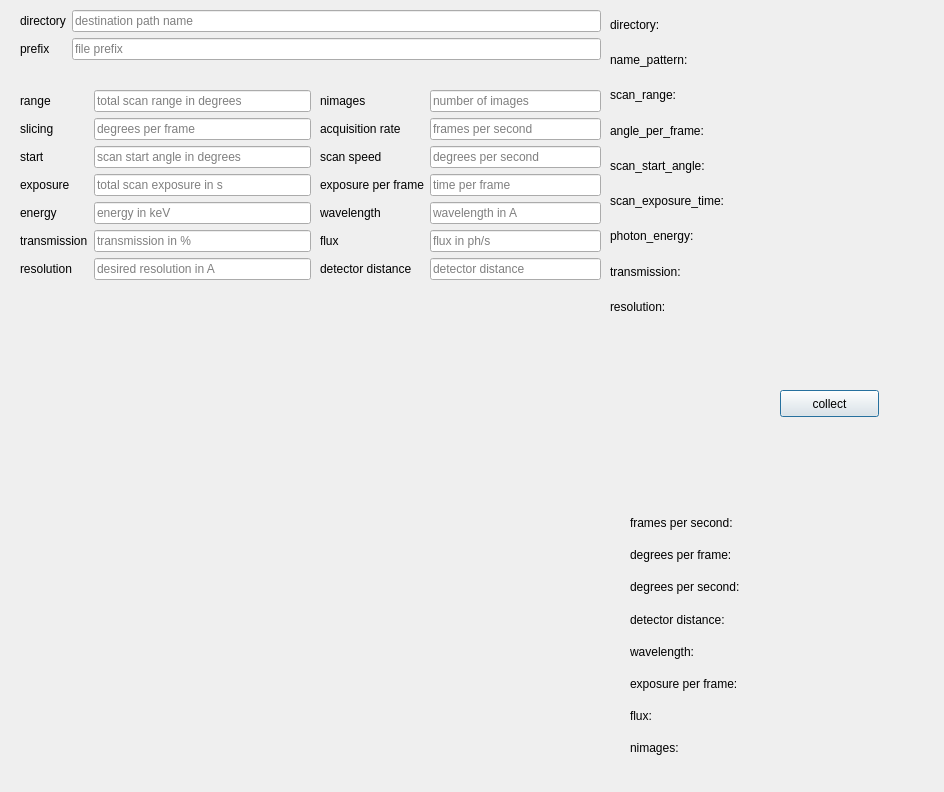
<?xml version="1.0" encoding="UTF-8"?>
<ui version="4.0">
 <class>Collect</class>
 <widget class="QDialog" name="Collect">
  <property name="geometry">
   <rect>
    <x>0</x>
    <y>0</y>
    <width>944</width>
    <height>792</height>
   </rect>
  </property>
  <property name="windowTitle">
   <string>Collect</string>
  </property>
  <property name="toolTip">
   <string/>
  </property>
  <widget class="QWidget" name="formLayoutWidget">
   <property name="geometry">
    <rect>
     <x>20</x>
     <y>90</y>
     <width>291</width>
     <height>241</height>
    </rect>
   </property>
   <layout class="QFormLayout" name="primary_input">
    <property name="sizeConstraint">
     <enum>QLayout::SetNoConstraint</enum>
    </property>
    <property name="fieldGrowthPolicy">
     <enum>QFormLayout::AllNonFixedFieldsGrow</enum>
    </property>
    <item row="1" column="0">
     <widget class="QLabel" name="rangeLabel">
      <property name="text">
       <string>range</string>
      </property>
     </widget>
    </item>
    <item row="1" column="1">
     <widget class="QLineEdit" name="rangeLineEdit">
      <property name="toolTip">
       <string>total scan range</string>
      </property>
      <property name="statusTip">
       <string>Set the total scan range in degrees</string>
      </property>
      <property name="placeholderText">
       <string>total scan range in degrees</string>
      </property>
     </widget>
    </item>
    <item row="2" column="0">
     <widget class="QLabel" name="slicingLabel">
      <property name="text">
       <string>slicing</string>
      </property>
     </widget>
    </item>
    <item row="2" column="1">
     <widget class="QLineEdit" name="slicingLineEdit">
      <property name="toolTip">
       <string>oscillation per frame</string>
      </property>
      <property name="statusTip">
       <string>Set the slicing -- degrees per frame</string>
      </property>
      <property name="placeholderText">
       <string>degrees per frame</string>
      </property>
     </widget>
    </item>
    <item row="3" column="0">
     <widget class="QLabel" name="startLabel">
      <property name="text">
       <string>start</string>
      </property>
     </widget>
    </item>
    <item row="3" column="1">
     <widget class="QLineEdit" name="startLineEdit">
      <property name="toolTip">
       <string>scan start angle</string>
      </property>
      <property name="statusTip">
       <string>Set the scan start angle</string>
      </property>
      <property name="placeholderText">
       <string>scan start angle in degrees</string>
      </property>
     </widget>
    </item>
    <item row="4" column="0">
     <widget class="QLabel" name="exposureLabel">
      <property name="text">
       <string>exposure</string>
      </property>
     </widget>
    </item>
    <item row="4" column="1">
     <widget class="QLineEdit" name="exposureLineEdit">
      <property name="toolTip">
       <string>total exposure time in s</string>
      </property>
      <property name="statusTip">
       <string>Set the scan exposure time in seconds</string>
      </property>
      <property name="placeholderText">
       <string>total scan exposure in s</string>
      </property>
     </widget>
    </item>
    <item row="5" column="0">
     <widget class="QLabel" name="energyLabel">
      <property name="text">
       <string>energy</string>
      </property>
     </widget>
    </item>
    <item row="5" column="1">
     <widget class="QLineEdit" name="energyLineEdit">
      <property name="toolTip">
       <string>photon energy in keV</string>
      </property>
      <property name="statusTip">
       <string>Set the photon energy in keV</string>
      </property>
      <property name="placeholderText">
       <string>energy in keV</string>
      </property>
     </widget>
    </item>
    <item row="6" column="0">
     <widget class="QLabel" name="transmissionLabel">
      <property name="text">
       <string>transmission</string>
      </property>
     </widget>
    </item>
    <item row="6" column="1">
     <widget class="QLineEdit" name="transmissionLineEdit">
      <property name="toolTip">
       <string>set transmission</string>
      </property>
      <property name="statusTip">
       <string>Set transmission in % of maximum flux</string>
      </property>
      <property name="placeholderText">
       <string>transmission in %</string>
      </property>
     </widget>
    </item>
    <item row="7" column="0">
     <widget class="QLabel" name="resolutionLabel">
      <property name="text">
       <string>resolution</string>
      </property>
     </widget>
    </item>
    <item row="7" column="1">
     <widget class="QLineEdit" name="resolutionLineEdit">
      <property name="toolTip">
       <string>set resolution</string>
      </property>
      <property name="statusTip">
       <string>Set the desired resolution in Angrstroems</string>
      </property>
      <property name="placeholderText">
       <string>desired resolution in A</string>
      </property>
     </widget>
    </item>
   </layout>
  </widget>
  <widget class="QPushButton" name="button_collect">
   <property name="geometry">
    <rect>
     <x>780</x>
     <y>390</y>
     <width>99</width>
     <height>27</height>
    </rect>
   </property>
   <property name="text">
    <string>collect</string>
   </property>
  </widget>
  <widget class="QWidget" name="formLayoutWidget_2">
   <property name="geometry">
    <rect>
     <x>20</x>
     <y>10</y>
     <width>581</width>
     <height>61</height>
    </rect>
   </property>
   <layout class="QFormLayout" name="common_input">
    <item row="0" column="0">
     <widget class="QLabel" name="directoryLabel">
      <property name="text">
       <string>directory</string>
      </property>
     </widget>
    </item>
    <item row="0" column="1">
     <widget class="QLineEdit" name="directoryLineEdit">
      <property name="placeholderText">
       <string>destination path name</string>
      </property>
     </widget>
    </item>
    <item row="1" column="0">
     <widget class="QLabel" name="prefixLabel">
      <property name="text">
       <string>prefix</string>
      </property>
     </widget>
    </item>
    <item row="1" column="1">
     <widget class="QLineEdit" name="prefixLineEdit">
      <property name="placeholderText">
       <string>file prefix</string>
      </property>
     </widget>
    </item>
   </layout>
  </widget>
  <widget class="QWidget" name="formLayoutWidget_3">
   <property name="geometry">
    <rect>
     <x>320</x>
     <y>90</y>
     <width>281</width>
     <height>241</height>
    </rect>
   </property>
   <layout class="QFormLayout" name="secondary_input">
    <item row="0" column="0">
     <widget class="QLabel" name="nimagesLabel">
      <property name="text">
       <string>nimages</string>
      </property>
     </widget>
    </item>
    <item row="0" column="1">
     <widget class="QLineEdit" name="nimagesLineEdit">
      <property name="placeholderText">
       <string>number of images</string>
      </property>
     </widget>
    </item>
    <item row="1" column="0">
     <widget class="QLabel" name="framesPerSecondLabel">
      <property name="text">
       <string>acquisition rate</string>
      </property>
     </widget>
    </item>
    <item row="1" column="1">
     <widget class="QLineEdit" name="framesPerSecondLineEdit">
      <property name="placeholderText">
       <string>frames per second</string>
      </property>
     </widget>
    </item>
    <item row="2" column="0">
     <widget class="QLabel" name="scanSpeedLabel">
      <property name="text">
       <string>scan speed</string>
      </property>
     </widget>
    </item>
    <item row="3" column="0">
     <widget class="QLabel" name="exposurePerFrameLabel">
      <property name="text">
       <string>exposure per frame</string>
      </property>
     </widget>
    </item>
    <item row="3" column="1">
     <widget class="QLineEdit" name="exposurePerFrameLineEdit">
      <property name="placeholderText">
       <string>time per frame</string>
      </property>
     </widget>
    </item>
    <item row="4" column="0">
     <widget class="QLabel" name="wavelengthLabel">
      <property name="text">
       <string>wavelength</string>
      </property>
     </widget>
    </item>
    <item row="4" column="1">
     <widget class="QLineEdit" name="wavelengthLineEdit">
      <property name="placeholderText">
       <string>wavelength in A</string>
      </property>
     </widget>
    </item>
    <item row="5" column="0">
     <widget class="QLabel" name="fluxLabel">
      <property name="text">
       <string>flux</string>
      </property>
     </widget>
    </item>
    <item row="5" column="1">
     <widget class="QLineEdit" name="fluxLineEdit">
      <property name="placeholderText">
       <string>flux in ph/s</string>
      </property>
     </widget>
    </item>
    <item row="6" column="0">
     <widget class="QLabel" name="distanceLabel">
      <property name="text">
       <string>detector distance</string>
      </property>
     </widget>
    </item>
    <item row="6" column="1">
     <widget class="QLineEdit" name="distanceLineEdit">
      <property name="placeholderText">
       <string>detector distance</string>
      </property>
     </widget>
    </item>
    <item row="2" column="1">
     <widget class="QLineEdit" name="scanSpeedLineEdit">
      <property name="text">
       <string/>
      </property>
      <property name="placeholderText">
       <string>degrees per second</string>
      </property>
     </widget>
    </item>
   </layout>
  </widget>
  <widget class="QWidget" name="">
   <property name="geometry">
    <rect>
     <x>630</x>
     <y>510</y>
     <width>281</width>
     <height>251</height>
    </rect>
   </property>
   <layout class="QVBoxLayout" name="verticalLayout">
    <property name="sizeConstraint">
     <enum>QLayout::SetNoConstraint</enum>
    </property>
    <item>
     <widget class="QLabel" name="label_fps">
      <property name="text">
       <string>frames per second:</string>
      </property>
     </widget>
    </item>
    <item>
     <widget class="QLabel" name="label_dpf">
      <property name="text">
       <string>degrees per frame:</string>
      </property>
     </widget>
    </item>
    <item>
     <widget class="QLabel" name="label_dps">
      <property name="text">
       <string>degrees per second:</string>
      </property>
     </widget>
    </item>
    <item>
     <widget class="QLabel" name="label_detector_distance">
      <property name="text">
       <string>detector distance:</string>
      </property>
     </widget>
    </item>
    <item>
     <widget class="QLabel" name="label_wavelength">
      <property name="text">
       <string>wavelength:</string>
      </property>
     </widget>
    </item>
    <item>
     <widget class="QLabel" name="label_epf">
      <property name="text">
       <string>exposure per frame:</string>
      </property>
     </widget>
    </item>
    <item>
     <widget class="QLabel" name="label_flux">
      <property name="text">
       <string>flux:</string>
      </property>
     </widget>
    </item>
    <item>
     <widget class="QLabel" name="label_nimages">
      <property name="text">
       <string>nimages:</string>
      </property>
     </widget>
    </item>
   </layout>
  </widget>
  <widget class="QWidget" name="">
   <property name="geometry">
    <rect>
     <x>610</x>
     <y>10</y>
     <width>321</width>
     <height>311</height>
    </rect>
   </property>
   <layout class="QVBoxLayout" name="verticalLayout_2">
    <item>
     <widget class="QLabel" name="label_directory">
      <property name="text">
       <string>directory: </string>
      </property>
     </widget>
    </item>
    <item>
     <widget class="QLabel" name="label_name_pattern">
      <property name="text">
       <string>name_pattern:</string>
      </property>
     </widget>
    </item>
    <item>
     <widget class="QLabel" name="label_scan_range">
      <property name="text">
       <string>scan_range:</string>
      </property>
     </widget>
    </item>
    <item>
     <widget class="QLabel" name="label_angle_per_frame">
      <property name="text">
       <string>angle_per_frame:</string>
      </property>
     </widget>
    </item>
    <item>
     <widget class="QLabel" name="label_scan_start_angle">
      <property name="text">
       <string>scan_start_angle:</string>
      </property>
     </widget>
    </item>
    <item>
     <widget class="QLabel" name="label_scan_exposure_time">
      <property name="text">
       <string>scan_exposure_time:</string>
      </property>
     </widget>
    </item>
    <item>
     <widget class="QLabel" name="label_photon_energy">
      <property name="text">
       <string>photon_energy:</string>
      </property>
     </widget>
    </item>
    <item>
     <widget class="QLabel" name="label_transmission">
      <property name="text">
       <string>transmission:</string>
      </property>
     </widget>
    </item>
    <item>
     <widget class="QLabel" name="label_resolution">
      <property name="text">
       <string>resolution:</string>
      </property>
     </widget>
    </item>
   </layout>
  </widget>
 </widget>
 <resources/>
 <connections/>
</ui>
